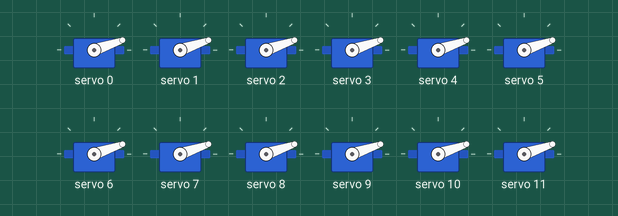
Recording of a sketch running on a simulated Arduino Uno, built with avr-gcc and run on an emulated ATmega328P. On the bench: 12 × servo. What the sketch prints to the serial monitor is not drawn.

Above: at 0.05 s.
At 2.55 s:
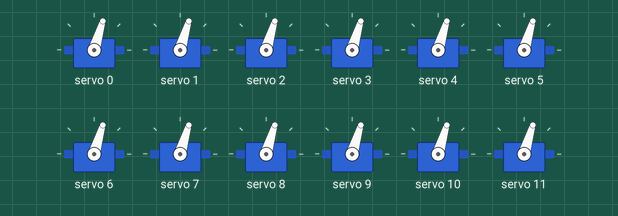
At 5.05 s:
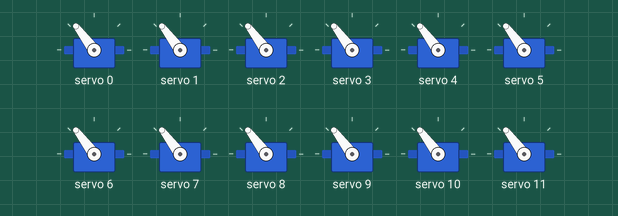
At 10.05 s:
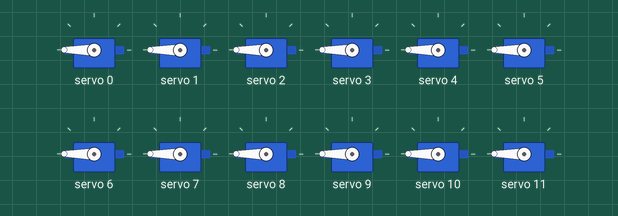
At 15.05 s:
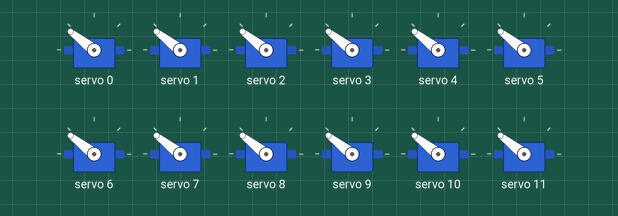
At 20.15 s:
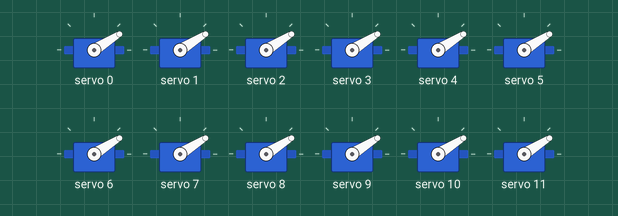
Timing chart, 0 to 28.3 s (numbered marks = the images above):
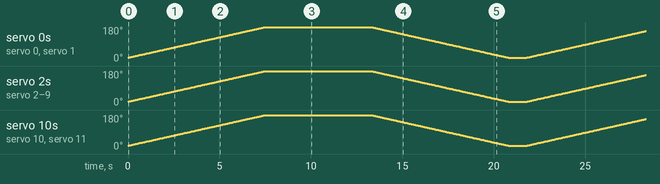

The sketch:

PCA9685_Servodriver.ino
```cpp
#include <Wire.h>                     // I2C library
#include <Adafruit_PWMServoDriver.h>  // PCA9685 Servo module library

Adafruit_PWMServoDriver pwm = Adafruit_PWMServoDriver(0x40);  // PCA9685 module address

void setup() {
   Serial.begin(9600);
   Wire.begin();
   pwm.begin();
   pwm.setPWMFreq(50);  // Servo = 50 Hz

}

void loop() {
  Serial.println("PCA9685 Servo Motor Testing...");
  for (int x = 150; x<=600; x++){ // 0 to 180 degree smooth rotation
    for(int y = 0; y<=15; y++){ // 0 to 15 all servo working
    pwm.setPWM(y, 0, x);
    }
    delay(10);
  }

  delay(1000); // 1 sec. delay after complete 0 to 180 degree

  for (int x = 600; x>=150; x--){ // 180 to 0 degree smooth rotation
    for(int y = 0; y<=15; y++){ // 0 to 15 all servo working
    pwm.setPWM(y, 0, x);
    }
    delay(10);
  }

  delay(1000); // 1 sec. delay after complete 180 to 0 degree

}
```
